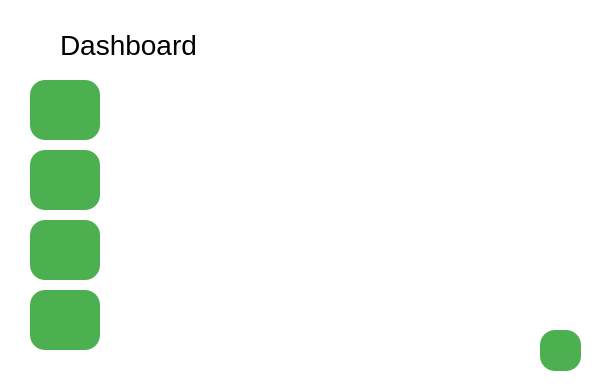
<?xml version="1.0" encoding="UTF-8"?>
<ui version="4.0">
 <class>MainWindow</class>
 <widget class="QMainWindow" name="MainWindow">
  <property name="geometry">
   <rect>
    <x>0</x>
    <y>0</y>
    <width>600</width>
    <height>390</height>
   </rect>
  </property>
  <property name="font">
   <font>
    <pointsize>21</pointsize>
   </font>
  </property>
  <property name="windowTitle">
   <string>MainWindow</string>
  </property>
  <property name="styleSheet">
   <string notr="true">background-color: rgb(255, 255, 255);</string>
  </property>
  <property name="iconSize">
   <size>
    <width>20</width>
    <height>20</height>
   </size>
  </property>
  <widget class="QWidget" name="centralwidget">
   <widget class="QPushButton" name="bt_add">
    <property name="geometry">
     <rect>
      <x>30</x>
      <y>80</y>
      <width>70</width>
      <height>60</height>
     </rect>
    </property>
    <property name="toolTip">
     <string>Cadastrar/adcionar novo remédio ao banco de dados</string>
    </property>
    <property name="whatsThis">
     <string>&lt;html&gt;&lt;head/&gt;&lt;body&gt;&lt;p&gt;cadastra novos remedios no banco de dados.&lt;/p&gt;&lt;/body&gt;&lt;/html&gt;</string>
    </property>
    <property name="styleSheet">
     <string notr="true">QPushButton{
padding: 5px 3px;
background-color: #4CAF50;
border-radius: 15px;
}


QPushButton:hover{
background-color: green;
}



QPushButton:pressed{
  background-color: #3e8e41;
}

</string>
    </property>
    <property name="text">
     <string/>
    </property>
    <property name="icon">
     <iconset>
      <normaloff>icons/botao-adicionar.png</normaloff>icons/botao-adicionar.png</iconset>
    </property>
    <property name="iconSize">
     <size>
      <width>55</width>
      <height>55</height>
     </size>
    </property>
   </widget>
   <widget class="QPushButton" name="bt_funcionario">
    <property name="geometry">
     <rect>
      <x>30</x>
      <y>220</y>
      <width>70</width>
      <height>60</height>
     </rect>
    </property>
    <property name="toolTip">
     <string>Cadastrar funcionários</string>
    </property>
    <property name="styleSheet">
     <string notr="true">
QPushButton{
padding: 5px 3px;
background-color: #4CAF50;
border-radius: 15px;
}


QPushButton:hover{
background-color: green;
}



QPushButton:pressed{
  background-color: #3e8e41;
}


</string>
    </property>
    <property name="text">
     <string/>
    </property>
    <property name="icon">
     <iconset>
      <normaloff>icons/cadastrar_funcionario.png</normaloff>icons/cadastrar_funcionario.png</iconset>
    </property>
    <property name="iconSize">
     <size>
      <width>50</width>
      <height>50</height>
     </size>
    </property>
   </widget>
   <widget class="QPushButton" name="bt_comprar">
    <property name="geometry">
     <rect>
      <x>30</x>
      <y>150</y>
      <width>70</width>
      <height>60</height>
     </rect>
    </property>
    <property name="toolTip">
     <string>registrar compra</string>
    </property>
    <property name="styleSheet">
     <string notr="true">
QPushButton{
padding: 5px 3px;
background-color: #4CAF50;
border-radius: 15px;
}



QPushButton:hover{
background-color: green;
}



QPushButton:pressed{
  background-color: #3e8e41;
}

</string>
    </property>
    <property name="text">
     <string/>
    </property>
    <property name="icon">
     <iconset>
      <normaloff>icons/carrinho-carrinho.png</normaloff>icons/carrinho-carrinho.png</iconset>
    </property>
    <property name="iconSize">
     <size>
      <width>48</width>
      <height>50</height>
     </size>
    </property>
   </widget>
   <widget class="QPushButton" name="bt_ver">
    <property name="geometry">
     <rect>
      <x>30</x>
      <y>290</y>
      <width>70</width>
      <height>60</height>
     </rect>
    </property>
    <property name="toolTip">
     <string>Ver remédios  cadastrados</string>
    </property>
    <property name="styleSheet">
     <string notr="true">QPushButton{
padding: 5px 3px;
background-color: #4CAF50;
border-radius: 15px;
}


QPushButton:hover{
background-color: green;
}



QPushButton:pressed{
  background-color: #3e8e41;
}

</string>
    </property>
    <property name="text">
     <string/>
    </property>
    <property name="icon">
     <iconset>
      <normaloff>icons/tabela-de-edicao.png</normaloff>icons/tabela-de-edicao.png</iconset>
    </property>
    <property name="iconSize">
     <size>
      <width>43</width>
      <height>50</height>
     </size>
    </property>
   </widget>
   <widget class="QPushButton" name="bt_exit">
    <property name="geometry">
     <rect>
      <x>540</x>
      <y>330</y>
      <width>41</width>
      <height>41</height>
     </rect>
    </property>
    <property name="toolTip">
     <string>voltar para tela de login</string>
    </property>
    <property name="styleSheet">
     <string notr="true">
QPushButton{
padding: 5px 3px;
background-color: #4CAF50;
border-radius: 15px;
}


QPushButton:hover{
background-color: green;
}



QPushButton:pressed{
  background-color: #3e8e41;
}


</string>
    </property>
    <property name="text">
     <string/>
    </property>
    <property name="icon">
     <iconset>
      <normaloff>icons/sair.png</normaloff>icons/sair.png</iconset>
    </property>
    <property name="iconSize">
     <size>
      <width>30</width>
      <height>30</height>
     </size>
    </property>
   </widget>
   <widget class="QLabel" name="lb_tittle">
    <property name="geometry">
     <rect>
      <x>60</x>
      <y>20</y>
      <width>321</width>
      <height>49</height>
     </rect>
    </property>
    <property name="font">
     <font>
      <pointsize>21</pointsize>
     </font>
    </property>
    <property name="text">
     <string>Dashboard</string>
    </property>
   </widget>
   <widget class="QLabel" name="lb_logo">
    <property name="geometry">
     <rect>
      <x>200</x>
      <y>70</y>
      <width>301</width>
      <height>281</height>
     </rect>
    </property>
    <property name="styleSheet">
     <string notr="true"/>
    </property>
    <property name="text">
     <string/>
    </property>
    <property name="pixmap">
     <pixmap>icons/logo.png</pixmap>
    </property>
    <property name="scaledContents">
     <bool>true</bool>
    </property>
   </widget>
  </widget>
  <action name="actioncadastrar">
   <property name="icon">
    <iconset>
     <normaloff>:/newPrefix/pack_icons/botao-adicionar.png</normaloff>:/newPrefix/pack_icons/botao-adicionar.png</iconset>
   </property>
   <property name="text">
    <string>Cadastrar</string>
   </property>
   <property name="toolTip">
    <string>&lt;html&gt;&lt;head/&gt;&lt;body&gt;&lt;p&gt;cadastra remedio no banco de dados&lt;/p&gt;&lt;/body&gt;&lt;/html&gt;</string>
   </property>
  </action>
  <action name="actionapagar">
   <property name="icon">
    <iconset>
     <normaloff>:/newPrefix/pack_icons/lixeira-de-reciclagem.png</normaloff>:/newPrefix/pack_icons/lixeira-de-reciclagem.png</iconset>
   </property>
   <property name="text">
    <string>Apagar remedio do banco de dados</string>
   </property>
  </action>
  <action name="actionrefrersh">
   <property name="icon">
    <iconset>
     <normaloff>:/newPrefix/pack_icons/refresh.png</normaloff>:/newPrefix/pack_icons/refresh.png</iconset>
   </property>
   <property name="text">
    <string>refrersh</string>
   </property>
   <property name="toolTip">
    <string>atualiza o banco de dados</string>
   </property>
  </action>
  <action name="actionatualizar">
   <property name="icon">
    <iconset>
     <normaloff>:/newPrefix/pack_icons/editar-informacao.png</normaloff>:/newPrefix/pack_icons/editar-informacao.png</iconset>
   </property>
   <property name="text">
    <string>atualizar</string>
   </property>
  </action>
 </widget>
 <resources>
  <include location="myqrc1.qrc"/>
 </resources>
 <connections/>
</ui>
